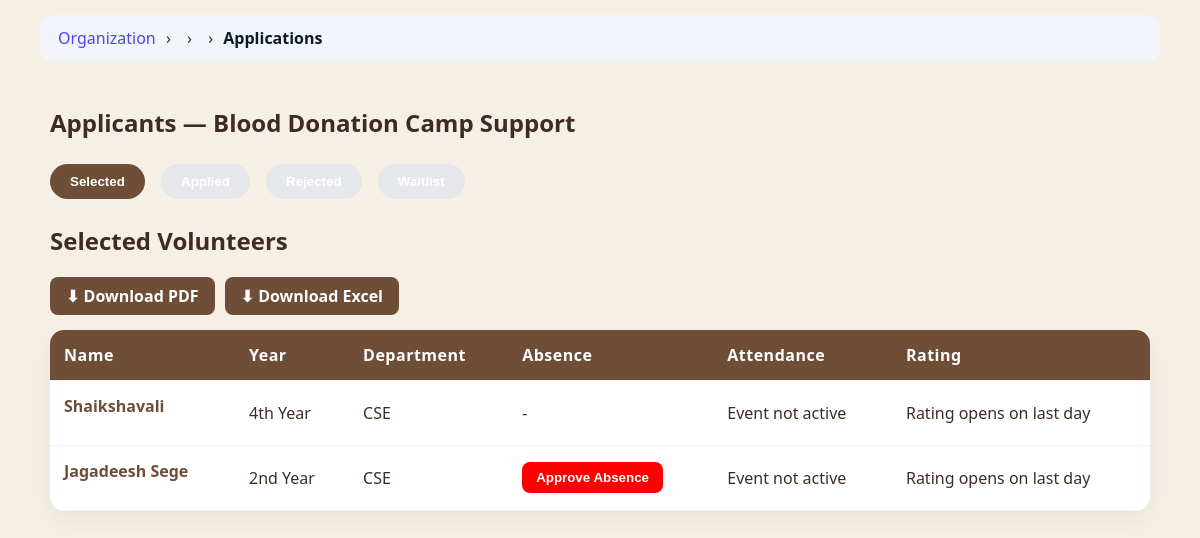
The app's page /organization/service/30/applications/ (signed in), older data.
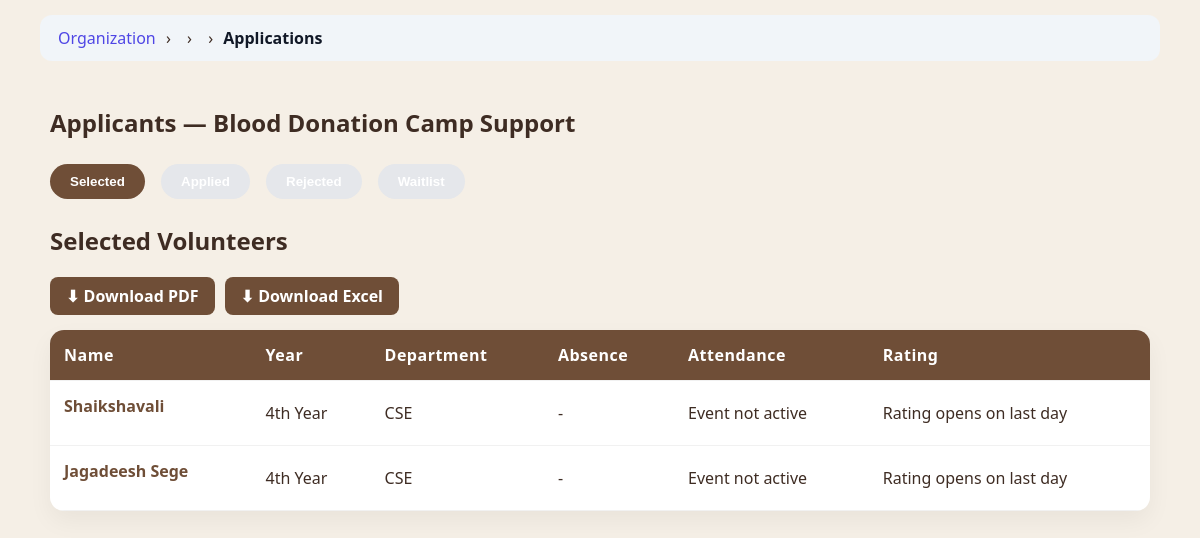
The same page, newer data.
### app1/models.py (models this page shows, shortened)
class Application(models.Model):
    STATUS_CHOICES = [
        ("APPLIED", "Applied"),
        ("SELECTED", "Selected"),
        ("WAITLIST", "Waitlist"),
        ("REJECTED", "Rejected"),
        ("COMPLETED", "Completed"),
        ("CLOSED", "Closed"),
        ("ABSENT", "Absent"),
    ]
    volunteer = models.ForeignKey(VolunteerProfile, on_delete=models.CASCADE)
    service = models.ForeignKey(Service, on_delete=models.CASCADE)
    status = models.CharField(max_length=20, choices=STATUS_CHOICES, default='APPLIED')
    submission_text = models.TextField(blank=True)
    rating = models.IntegerField(default=0)
    review = models.TextField(blank=True)
    absence_requested = models.BooleanField(default=False)
    absence_approved = models.BooleanField(default=False)

class VolunteerProfile(models.Model):
    user = models.OneToOneField(User, on_delete=models.CASCADE)
    full_name = models.CharField(max_length=100)
    phone = models.CharField(max_length=15)
    student_id = models.CharField(max_length=20)
    department = models.CharField(max_length=20, default="", blank=True)
    year = models.CharField(max_length=20)
    skills = models.TextField(blank=True)
    photo = models.ImageField(upload_to="profiles/", blank=True, null=True)
    cover_photo = models.ImageField(upload_to="covers/", blank=True, null=True)
    rating = models.FloatField(default=0)
    attendance = models.IntegerField(default=0)
    GENDER_CHOICES = (
        ("MALE", "Male"),
        ("FEMALE", "Female"),
        ("OTHER", "Other"),
    )
    gender = models.CharField(
        max_length=10,
        choices=GENDER_CHOICES,
        blank=True
    )

### app1/views.py (the view)
# urls.py: path("organization/service/<int:service_id>/applications/",views.organization_view_applicants,name="org_view_applicants"),
@login_required
def organization_view_applicants(request, service_id):
    service = get_object_or_404(Service, id=service_id)
    applications = Application.objects.filter(service=service)
    selected_apps = Application.objects.filter(
    service=service,
    status="SELECTED"
)
    rejected_apps = Application.objects.filter(
        service=service,
        status="REJECTED"
    )
    waitlist_apps = Application.objects.filter(
        service=service,
        status="WAITLIST"
    )
    applied_apps = Application.objects.filter(
        service=service,
        status="APPLIED"
)
    selected_count = Application.objects.filter(
    service=service,
    status__in=["SELECTED", "COMPLETED"]
).count()
    remaining_seats = service.max_volunteers - selected_count
    if service.required_gender != "ANY":
        applied_apps = applied_apps.filter(
            volunteer__gender=service.required_gender
        )
    if service.required_year:
        applied_apps = applied_apps.filter(
            volunteer__year=service.required_year
        )
    today = timezone.now().date()
    event_last_day = service.end_date
    today_attendance = Attendance.objects.filter(
        application__service=service,
        date=today
    )
    present_ids_today = set(
        today_attendance.filter(is_present=True)
        .values_list("application_id", flat=True)
    )
    marked_ids_today = set(
        today_attendance.values_list("application_id", flat=True)
    )
    unmarked_exists = selected_apps.exclude(
        id__in=marked_ids_today
    ).exists()
    event_active = (
        service.start_date
        and service.end_date
        and service.start_date <= today <= service.end_date
    )
    is_last_day = today == service.end_date
    selected_count = Application.objects.filter(
        service=service,
        status="SELECTED"
    ).count()
    today_attendance_count = Attendance.objects.filter(
        application__service=service,
        date=today
    ).count()
    attendance_completed_today = selected_count <= today_attendance_count
    rating_open = is_last_day and attendance_completed_today
    context = {
        "service": service,
        "selected_apps": selected_apps,
        "rejected_apps": rejected_apps,
        "waitlist_apps": waitlist_apps,
        "applied_apps": applied_apps,
        "event_active": event_active,
        "today": today,
        "present_ids_today": present_ids_today,
        "marked_ids_today": marked_ids_today,
        "unmarked_exists": unmarked_exists,
        "rating_open": rating_open,
        "remaining_seats": remaining_seats,
    }
    return render(request, "organization/view_applicants.html", context)

### app1/templatetags/breadcrumbs.py (called while the page is built)
@register.simple_tag(takes_context=True)
def generate_breadcrumbs(context):
    request = context['request']
    path = request.path.strip('/')
    parts = path.split('/')
    breadcrumbs = []
    url = ""
    for part in parts:
        url += "/" + part
        name = part.replace('-', ' ').replace('_', ' ').title()
        if part == "organization":
            breadcrumbs.append(("Organization", reverse("organization_dashboard")))
        elif part == "volunteer":
            breadcrumbs.append(("Volunteer", reverse("volunteer_dashboard")))
        elif part == "admin_panel":
            breadcrumbs.append(("Admin Panel", reverse("admin_dashboard")))
        elif part == "service" or part.isdigit():
            breadcrumbs.append(("", reverse("organization_dashboard")))
        else:
            breadcrumbs.append((name, url + "/"))
    return breadcrumbs

### app1/templates/organization/view_applicants.html (shortened to what this page needs)
{% extends "organization/base.html" %}
{% block content %}
<div class="top-bar">
    <h1>Applicants — {{ service.title }}</h1>
</div>
<div class="filter-bar">
    <button class="filter-btn active" onclick="showTable('selected', this)">Selected</button>
    <button class="filter-btn" onclick="showTable('applied', this)">Applied</button>
    <button class="filter-btn" onclick="showTable('rejected', this)">Rejected</button>
    <button class="filter-btn" onclick="showTable('waitlist', this)">
    Waitlist
</button>
</div>
<div id="selected_table">
<h2>Selected Volunteers</h2>
{% if selected_apps %}
<div style="margin-bottom:15px; display:flex; gap:10px;">
    <a href="{% url 'download_selected_pdf' service.id %}" class="back-btn">
        ⬇ Download PDF
    </a>
    <a href="{% url 'download_selected_excel' service.id %}" class="back-btn">
        ⬇ Download Excel
    </a>
</div>
<form method="post" action="{% url 'mark_bulk_attendance' service.id %}">
<table>
<tr>
    <th>Name</th>
    <th>Year</th>
    <th>Department</th>
    <th>Absence</th>
    <th>Attendance</th>
    <th>Rating</th>
</tr>
{% for app in selected_apps %}
<tr>
    <td>
        <div class="org">
            <a href="{% url 'view_volunteer_profile' app.volunteer.id %}"> {{ app.volunteer.full_name }}</a>
        </div></td>
    <td>{{ app.volunteer.year }}</td>
    <td>{{ app.volunteer.department }}</td>
    <td>
        {% if app.absence_requested and not app.absence_approved %}
            <form method="post" action="{% url 'approve_absence' app.id %}">
                <button style="background:red;">Approve Absence</button>
            </form>
        {% elif app.absence_approved %}
            <span style="color:red;">Absence Approved</span>
        {% else %}
            -
        {% endif %}
    </td>
    <td>
        {% if event_active %}
            {% if app.id in marked_ids_today %}
                {% if app.id in present_ids_today %}
                    <span style="color:green;font-weight:600;">Present</span>
                {% else %}
                    <span style="color:red;font-weight:600;">Absent</span>
                {% endif %}
            {% else %}
                <input type="checkbox" name="present_ids" value="{{ app.id }}">
            {% endif %}
        {% else %}
            Event not active
        {% endif %}
    </td>
    <td>
        {% if rating_open %}
            {% if app.rating %}
                ⭐ {{ app.rating }}
            {% else %}
                <div class="star-rating" data-app-id="{{ app.id }}">
                    <span data-value="1">★</span>
                    <span data-value="2">★</span>
                    <span data-value="3">★</span>
                    <span data-value="4">★</span>
                    <span data-value="5">★</span>
                </div>
            {% endif %}
        {% else %}
            Rating opens on last day
        {% endif %}
    </td>
</tr>
{% endfor %}
</table>
</form>
{% else %}
<p>No selected volunteers</p>
{% endif %}
</div>
{% endblock %}

Row changes from the older to the newer data that the page shows:
changed Application "Jagadeesh Sege": volunteer.year "2nd Year" → "4th Year"; absence_requested "Approve Absence" → "-"
